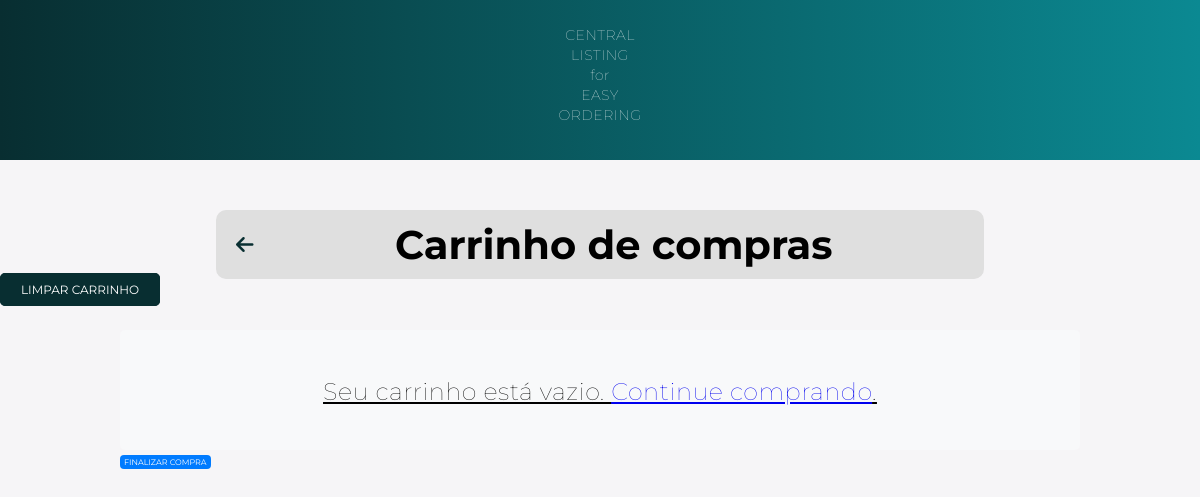
The app's page /cart/ (signed in), older data.
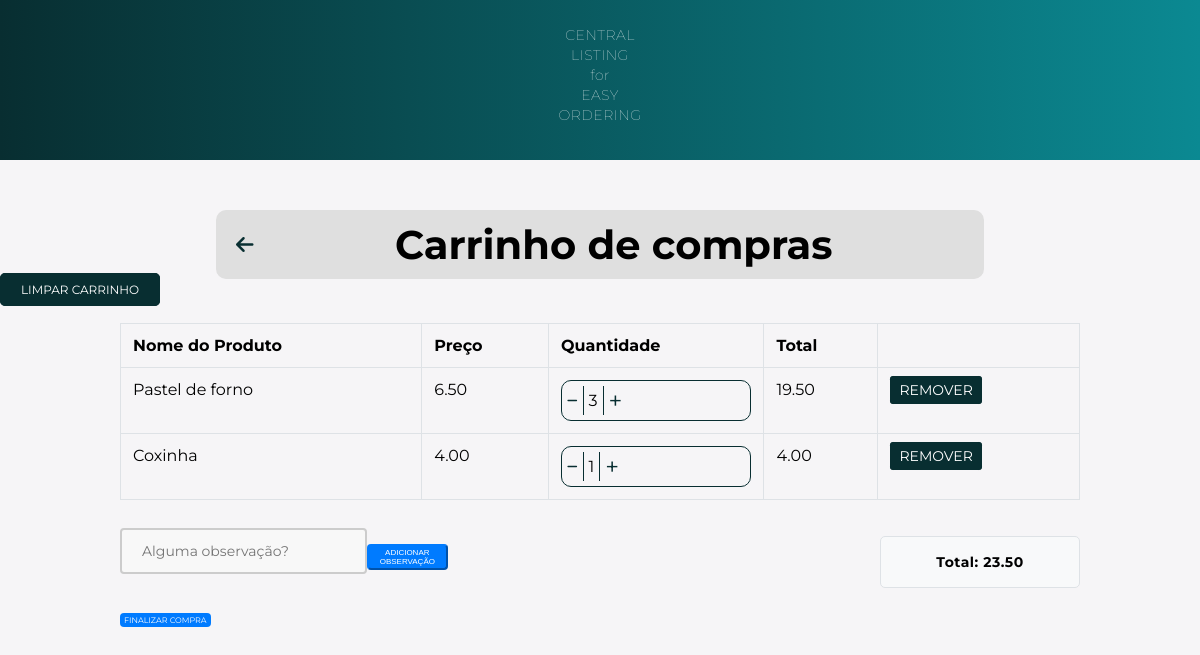
The same page, newer data.
### main/models.py (models this page shows, shortened)
class Cart(models.Model):
    user = models.ForeignKey(User, on_delete=models.CASCADE)
    product = models.ForeignKey(FoodProduct, on_delete=models.CASCADE)
    quantity = models.PositiveBigIntegerField(default=1)

class FoodProduct(models.Model):
    name = models.CharField(max_length=255)
    price = models.DecimalField(max_digits=10, decimal_places=2)
    image = models.ImageField(upload_to='static/food_products/', default="static/food_products/default")
    description = models.TextField()
    ingredients = models.ManyToManyField(Ingredients, blank=True)

### main/views.py (the view)
# urls.py: path('cart/', views.cart, name='cart'),
@login_required(login_url='login')
def cart(request):
    cart_items = Cart.objects.filter(user=request.user)
    cart_items_total = []
    for item in cart_items:
        total = item.product.price * item.quantity
        cart_items_total.append((item, total))
    cart_total = sum([total for _, total in cart_items_total])
    if request.method == "POST":
        form = CartForm(request.POST)
        if form.is_valid():
            obs = form.cleaned_data["text_box_obs"]
            request.session["cart_obs"] = obs
            return redirect('cart')
    else:
        form = CartForm()
    context = {
        'cart_items_total': cart_items_total,
        'cart_total': cart_total,
        'form': form,
    }
    return render(request, 'cart.html', context)

### main/forms.py
class CartForm(forms.Form):
    text_box_obs = forms.CharField(widget=forms.Textarea(attrs={'rows': 4, 'placeholder': 'Alguma observação?'}), required=False)

### templates/cart.html (shortened to what this page needs)
{% load static %}
<!DOCTYPE html>
<html>
<head>
    <link rel="stylesheet" type="text/css" href="{% static './css/cart.css' %}">
    <link rel="stylesheet" href="https://cdnjs.cloudflare.com/ajax/libs/font-awesome/6.4.0/css/all.min.css" />
</head>
<body>
    <nav>
        <p>CENTRAL<br>LISTING<br>for<br>EASY<br>ORDERING</p>
    </nav>
    <div class="container">
        <div class="top-bar">
            <a href="{% url 'home' %}" class="back-to-home">
                <i class="fas fa-arrow-left"></i>
            </a>
            <h1 class="top-bar-title">Carrinho de compras</h1>
        </div>
    </div>
    <a href="{% url 'clear_cart' %}" class="btn btn-danger clear-cart-btn" name="clearCart">Limpar carrinho</a>
    <div class="container">
        <div class="row">
            <div class="col-12">
                {% if cart_items_total %}
                <div class="table-container">
                <table class="table table-bordered">
                    <thead>
                        <tr>
                            <th>Nome do Produto</th>
                            <th>Preço</th>
                            <th>Quantidade</th>
                            <th>Total</th>
                            <th></th>
                        </tr>
                    </thead>
                    <tbody>
                        {% for item, total in cart_items_total %}
                        <tr>
                            <td>{{ item.product.name }}</td>
                            <td>{{ item.product.price }}</td>
                            <td>
                                <div class="quantity-box">
                                    <a href="{% url 'decrement_quantity' item.product.id %}" class="fa-sharp fa-solid fa-minus btn-sm minus-link" style="text-decoration: none" name="decreaseCart"></a>
                                    <span class="quantity-number">{{ item.quantity }}</span>
                                    <a href="{% url 'increment_quantity' item.product.id %}" class="fa-light fa-plus btn-sm plus-link" style="text-decoration: none" name="increaseCart"></a>
                                </div>
                            </td>
                            <td>{{ total }}</td>
                            <td>
                                <a href="{% url 'remove_from_cart' item.product.id %}" class="btn btn-danger btn-sm" name="removeCart">Remover</a>
                            </td>
                        </tr>
                        {% endfor %}
                    </tbody>
                </table>
            </div>
            {% if cart_items_total %}
                <div class="bottom-container">
                    <form method="post">
                        <div class="observation-container">
                            <input type="text" name="{{ form.text_box_obs.name }}" class="observation-box" placeholder="Alguma observação?"/>
                            <div class="add-observation-btn-container">
                                <button type="submit" class="btn btn-primary" name="obsCartBtn">Adicionar observação</button>
                            </div>
                        </div>
                    </form>
                    <div class="total-box">
                        <p class="total-text">Total: {{ cart_total }}</p>
                    </div>
                </div>
            {% endif %}
                {% else %}
                <div class="empty-cart-message">
                    <p>Seu carrinho está vazio. <a href="{% url 'home' %}">Continue comprando</a>.</p>
                </div>
                {% endif %}
                <div>
                    <a href="{% url 'generate_qr_code' %}" class="btn btn-primary">Finalizar Compra</a>
            </div>
        </div>
    </div>
</body>
</html>

### static/css/cart.css (style rules this page uses)
* { box-sizing: border-box; margin: 0; padding: 0; }
body { background: #f6f5f7; font-family: 'Montserrat', sans-serif; }
nav { background: linear-gradient(90deg, #082E31, #0b8992); padding: 5px; text-align: center; font-size: 15px; font-weight: bold; width: 100%; color: #fff; margin-bottom: 50px; }
p { font-size: 14px; font-weight: 100; line-height: 20px; letter-spacing: 0.5px; margin: 20px 0 30px; }
.container { width: 80%; margin: 0 auto; position: relative; }
.table { width: 100%; margin-bottom: 1rem; background-color: transparent; border-collapse: collapse; }
.table-bordered { border: 1px solid #dee2e6; }
.table-bordered th, .table-bordered td { border: 1px solid #dee2e6; }
th { text-align: inherit; padding: 0.75rem; vertical-align: top; border-top: 1px solid #dee2e6; }
td { padding: 0.75rem; vertical-align: top; border-top: 1px solid #dee2e6; }
.btn { text-transform: uppercase; font-size: 12px; padding: 8px 20px; border-radius: 5px; cursor: pointer; text-decoration: none; }
.btn-danger { background-color:#082E31; color: #fff; border: 1px solid #082E31; }
.btn-sm { font-size: 0.875rem; padding: 0.25rem 0.5rem; border-radius: 0.2rem; }
.plus-link { padding: 5px 5px; display: inline-block; background-color: #f6f5f7; color: #082E31; font-size: 24px }
.minus-link { padding: 5px 5px; display: inline-block; background-color: #f6f5f7; color: #082E31; font-size: 12px }
.quantity-box { display: flex; align-items: center; border: 1px solid #082E31; border-radius: 10px; box-sizing: 1px; }
.quantity-number { display: inline-block; padding: 5px 5px; border-left: 1px solid #082E31; border-right: 1px solid #082E31; }
.top-bar { display: flex; align-items: center; padding: 10px 20px; background-color: #dfdfdf; border-radius: 10px; width: 80%; margin: 0 auto; position: relative; }
.top-bar-title { flex-grow: 1; margin: 0; font-size: 40px; text-align: center; }
.back-to-home { color: #082E31; font-size: 20px; margin-right: 10px; }
.clear-cart-btn { margin-top: 15px; margin-bottom: 15px; }
.total-box { background-color: #f8f9fa; border: 1px solid #dee2e6; padding: 15px; margin-bottom: 20px; border-radius: 5px; width: 100%; max-width: 200px; text-align: center; right: 0; }
.total-text { margin: 0; font-weight: bold; }
.table-container { margin-top: 25px; }
.observation-box { width: 100%; padding: 12px 20px; margin: 8px 0; box-sizing: border-box; border: 2px solid #ccc; border-radius: 4px; background-color: #f8f8f8; resize: none; font-size: 14px; font-family: inherit; margin-bottom: 10px; }
.btn-primary { background-color: #007bff; border-color: #007bff; color: #fff; padding: 2px 4px; font-size: 8px; border-radius: 4px; cursor: pointer; transition: all 0.3s; }
.observation-container { display: flex; align-items: center; justify-content: space-between; margin-bottom: 20px; }
.total-box { margin-top: 20px; }
.bottom-container { display: flex; justify-content: space-between; align-items: center; flex-wrap: wrap; }
.add-observation-btn-container { text-align: left; margin-top: 10px; }

Row changes from the older to the newer data that the page shows:
added Cart: product.name "Pastel de forno", product.price "6.50", quantity "3", total "19.50"
added Cart: product.name "Coxinha", product.price "4.00", quantity "1", total "4.00"
Text that changed along with them:
{{ cart_total }}: (not shown) → "23.50"
text no longer shown: "Seu carrinho está vazio. Continue comprando ."
text now shown: "Nome do Produto Preço Quantidade Total ADICIONAR OBSERVAÇÃO Total:"
